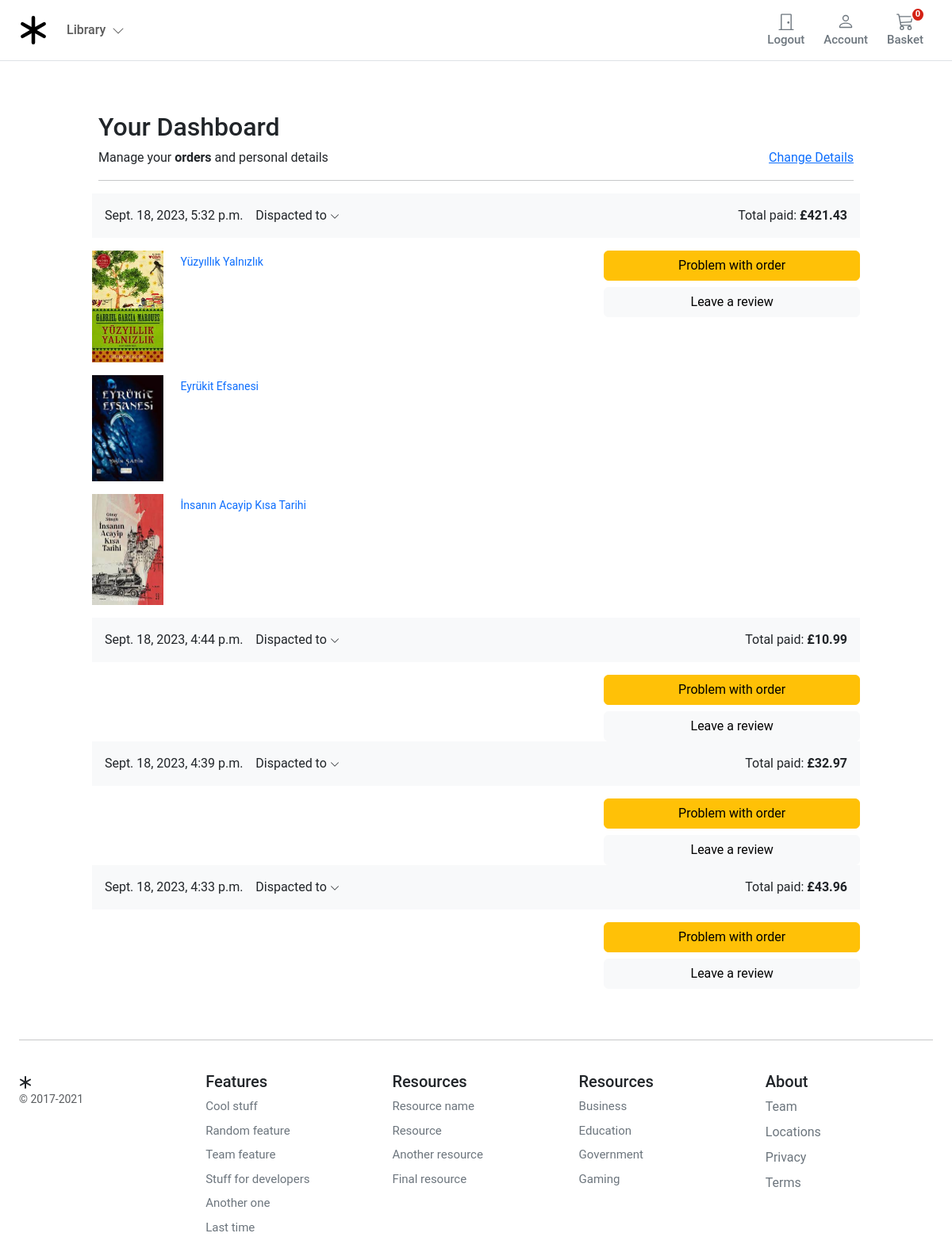
Page /account/dashboard/ (signed in) on the committed database.
### orders/models.py (models this page shows, shortened)
class Order(models.Model):
    user = models.ForeignKey(settings.AUTH_USER_MODEL, on_delete=models.CASCADE, related_name='order_user')
    full_name = models.CharField(max_length=50)
    address1 = models.CharField(max_length=250)
    address2 = models.CharField(max_length=250)
    city = models.CharField(max_length=100)
    phone = models.CharField(max_length=100)
    post_code = models.CharField(max_length=20)
    created = models.DateTimeField(auto_now_add=True)
    updated = models.DateTimeField(auto_now=True)
    total_paid = models.DecimalField(max_digits=5, decimal_places=2)
    order_key = models.CharField(max_length=200)
    billing_status = models.BooleanField(default=False)
    class Meta:
        ordering = ('-created',)

class OrderItem(models.Model):
    order = models.ForeignKey(Order,
                              related_name='items',
                              on_delete=models.CASCADE)
    product = models.ForeignKey(Product,
                                related_name='order_items',
                                on_delete=models.CASCADE)
    price = models.DecimalField(max_digits=5, decimal_places=2)
    quantity = models.PositiveIntegerField(default=1)

### store/models.py (models this page shows)
class Product(models.Model):
    category = models.ForeignKey(Category, related_name='product', on_delete=models.CASCADE)
    created_by = models.ForeignKey(settings.AUTH_USER_MODEL, on_delete=models.CASCADE, related_name='product_creator')
    title = models.CharField(max_length=255)
    author = models.CharField(max_length=255, default='admin')
    description = models.TextField(blank=True)
    image = models.ImageField(upload_to='images/', default='images/default.jpeg')
    slug = models.SlugField(max_length=255)
    price = models.DecimalField(max_digits=4, decimal_places=2)
    in_stock = models.BooleanField(default=True)
    is_active = models.BooleanField(default=True)
    created = models.DateTimeField(auto_now_add=True)
    updated = models.DateTimeField(auto_now=True)
    objects = models.Manager()
    products = ProductManager()
    class Meta:
        verbose_name_plural = 'Products'
        ordering = ('-created',)
    def get_absolute_url(self):
        return reverse('store:product_detail', args=[self.slug])
    def __str__(self):
        return self.title

### account/views.py (the view)
# urls.py: path('dashboard/', views.dashboard, name='dashboard'),
@login_required
def dashboard(request):
    orders = user_orders(request)
    return render(request,
                  'account/user/dashboard.html', {'orders': orders})

### basket/basket.py (called while the page is built)
    def __len__(self):
        return sum(item['qty'] for item in self.basket.values())

### basket/context_processors.py (called while the page is built)
def basket(request):
    return {'basket': Basket(request)}

### orders/views.py (called while the page is built)
def user_orders(request):
    user_id = request.user.id
    orders = Order.objects.filter(user_id=user_id).filter(billing_status=True)
    return orders

### store/models.py (called while the page is built)
    def get_absolute_url(self):
        return reverse('store:category_list', args=[self.slug])

### store/views.py (called while the page is built)
def categories(request):
    return {
        'categories': Category.objects.all()
    }

### templates/account/user/dashboard.html (shortened to what this page needs)
{% extends "../../store/base.html" %} {% load static %} {% block title %}Basket Summary{%endblock %} {% block content %}
<main class="pt-5">
  <div class="container" style="max-width: 1000px">
    <div class="col-12">
      <h1 class="h2">Your Dashboard</h1>
    </div>
    <div class="col-12 d-flex justify-content-between">
      <div>Manage your <b>orders</b> and personal details</div>
      <div><a href="{% url "account:edit_details" %}">Change Details</a></div>
    </div>
    <hr />
  </div>
  <div class="container" style="max-width: 1000px">
    {% for order in orders %}
    <div class="row g-3">
      <div class="col-12 bg-light p-3 d-flex justify-content-between">
        <div class="d-flex d-flex-inline">
          <div class="pe-3">{{ order.created }}</div>
          <div class="dropdown">
          <a class="text-reset text-decoration-none dropdown-toggle" href="#" role="link" id="dropdownLink" data-bs-toggle="dropdown" aria-expanded="false">
          Dispacted to
          <svg xmlns="http://www.w3.org/2000/svg" width="12" height="12" fill="currentColor" class="bi bi-chevron-down" viewBox="0 0 16 16">
            <path fill-rule="evenodd" d="M1.646 4.646a.5.5 0 0 1 .708 0L8 10.293l5.646-5.647a.5.5 0 0 1 .708.708l-6 6a.5.5 0 0 1-.708 0l-6-6a.5.5 0 0 1 0-.708z"/>
          </svg>
          </a>
          </div>
        </div>
        <div class="text-end">
          Total paid: <span class="fw-bold">£{{ order.total_paid }}</span>
        </div>
      </div>
      <div class="col-md-5 col-lg-4 order-md-last p-0 order-3">
        <div class="d-grid gap-2 ">
          <button class="btn btn-warning" type="button">Problem with order</button>
          <button class="btn btn-light" type="button">Leave a review</button>
        </div>
      </div>
      <div class="col-md-7 col-lg-8 p-0">
        {% for item in order.items.all %}
        <div class="card mb-3 border-0">
          <div class="row g-0">
            <div class="col-md-2 d-none d-md-block">
              <img class="img-fluid" style="width:90px" src="{{item.product.image.url}}" />
            </div>
            <div class="col-md-10">
              <div class="card-body p-1">
                <a class="text-decoration-none" href="{{ item.product.get_absolute_url }}">
                  <p class="card-text small">{{item.product|title}}</p>
                </a>
              </div>
            </div>
          </div>
        </div>
        {% endfor %}
      </div>
    </div>
    {% endfor %}
  </div>
</main>
{% endblock %}

### templates/store/base.html (shortened to what this page needs)
{% load static %}
<!DOCTYPE html>
<html>
<head>
    <link href="https://cdn.jsdelivr.net/npm/bootstrap@5.3.1/dist/css/bootstrap.min.css" rel="stylesheet">
    <link rel="stylesheet" href="{% static 'core/css/base.css' %}">
    <link rel="stylesheet" href="{% static 'basket/css/basket.css' %}">
</head>
<body>
    <header class="pb-3">
        <nav class="navbar navbar-expand-md navbar-light bg-white border-bottom">
            <div class="container-fluid px-md-4">
                <div class="d-flex w-100 navbar-collapse">
                    <a class="navbar-brand d-flex-inline" href="/">
                    </a>
                    <ul class="navbar-nav me-auto mb-2 mb-md-0">
                        <li class="nav-item dropdown">
                            <a class="nav-link dropdown-toggle d-none d-md-block fw500" href="#" id="navbarDropdown"
                                role="button" data-bs-toggle="dropdown" aria-expanded="false">
                                Library
                                <i class="ps-1"><svg xmlns="http://www.w3.org/2000/svg" width="16" height="16"
                                        fill="currentColor" class="bi bi-chevron-down" viewBox="0 0 16 16">
                                        <path fill-rule="evenodd"
                                            d="M1.646 4.646a.5.5 0 0 1 .708 0L8 10.293l5.646-5.647a.5.5 0 0 1 .708.708l-6 6a.5.5 0 0 1-.708 0l-6-6a.5.5 0 0 1 0-.708z" />
                                    </svg></i>
                            </a>
                        </li>
                    </ul>
                    {% if user.is_authenticated %}
                    <a type="button" role="button" href="{% url "account:logout" %}"
                        class="btn btn-outline-secondary border-0 basket-btn">
                        <div>
                            <svg xmlns="http://www.w3.org/2000/svg" width="22" height="22" fill="currentColor"
                                class="bi bi-door-closed" viewBox="0 0 16 16">
                                <path
                                    d="M3 2a1 1 0 0 1 1-1h8a1 1 0 0 1 1 1v13h1.5a.5.5 0 0 1 0 1h-13a.5.5 0 0 1 0-1H3V2zm1 13h8V2H4v13z" />
                                <path d="M9 9a1 1 0 1 0 2 0 1 1 0 0 0-2 0z" />
                            </svg>
                        </div>
                        <span class="fs15 fw500">Logout</span>
                    </a>
                    {% endif %}
                    <a type="button" role="button" href="{% url "account:dashboard" %}"
                        class="btn btn-outline-secondary border-0 basket-btn">
                        <div>
                        </div>
                        <span class="fs15 fw500">Account</span>
                    </a>
                    <a type="button" role="button" href="{% url "basket:basket_summary" %}"
                        class="btn btn-outline-secondary border-0 basket-btn">
                        {% with total_qty=basket|length %}
                        <div id="basket-qty" class="basket-qty">
                            {% if total_qty > 0 %}
                            {{ total_qty }}
                            {% else %}
                            0
                            {% endif %}
                        </div>
                        {% endwith %}
                        <div>
                        </div>
                        <span class="fs15 fw500">Basket</span>
                    </a>
                </div>
            </div>
        </nav>
    </header>
    <div id="content">{% block content %} {% endblock %}</div>
    <footer class="container py-5 footer">
        <hr>
        <div class="row pt-4">
            <div class="col-12 col-md">
                <small class="d-block mb-3 text-muted">&copy; 2017-2021</small>
            </div>
            <div class="col-6 col-md fs15">
                <h5>Features</h5>
                <ul class="list-unstyled">
                    <li><a class="link-secondary text-decoration-none" href="#">Cool stuff</a></li>
                    <li><a class="link-secondary text-decoration-none" href="#">Random feature</a></li>
                    <li><a class="link-secondary text-decoration-none" href="#">Team feature</a></li>
                    <li><a class="link-secondary text-decoration-none" href="#">Stuff for developers</a></li>
                    <li><a class="link-secondary text-decoration-none" href="#">Another one</a></li>
                    <li><a class="link-secondary text-decoration-none" href="#">Last time</a></li>
                </ul>
            </div>
            <div class="col-6 col-md fs15">
                <h5>Resources</h5>
                <ul class="list-unstyled">
                    <li><a class="link-secondary text-decoration-none" href="#">Resource name</a></li>
                    <li><a class="link-secondary text-decoration-none" href="#">Resource</a></li>
                    <li><a class="link-secondary text-decoration-none" href="#">Another resource</a></li>
                    <li><a class="link-secondary text-decoration-none" href="#">Final resource</a></li>
                </ul>
            </div>
            <div class="col-6 col-md fs15">
                <h5>Resources</h5>
                <ul class="list-unstyled">
                    <li><a class="link-secondary text-decoration-none" href="#">Business</a></li>
                    <li><a class="link-secondary text-decoration-none" href="#">Education</a></li>
                    <li><a class="link-secondary text-decoration-none" href="#">Government</a></li>
                    <li><a class="link-secondary text-decoration-none" href="#">Gaming</a></li>
                </ul>
            </div>
            <div class="col-6 col-md">
                <h5>About</h5>
                <ul class="list-unstyled">
                    <li><a class="link-secondary text-decoration-none" href="#">Team</a></li>
                    <li><a class="link-secondary text-decoration-none" href="#">Locations</a></li>
                    <li><a class="link-secondary text-decoration-none" href="#">Privacy</a></li>
                    <li><a class="link-secondary text-decoration-none" href="#">Terms</a></li>
                </ul>
            </div>
        </div>
    </footer>
</body>
</html>

### static/core/css/base.css (style rules this page uses)
@media (min-width: 1000px) { .container { max-width: 1000px; } }
@media (max-width: 1200px) { .container { max-width: 100%; padding:0 24px; } }
.dropdown-toggle::after { display: none; }
html, body, p, div { letter-spacing: -0.02px; font-family: 'Roboto', sans-serif; }
.fs15 { font-size: 0.9375rem; }
.fw500 { font-weight: 500; }
.footer > div > div > ul > li { padding-bottom:8px; }

### static/basket/basket.css (style rules this page uses)
.basket-qty { color: #fff; background: #d42114; border: 2px solid #fff; border-radius: 50%; text-align: center; font-size: 11px; height: 15px; width: 14px; position: absolute; box-sizing: content-box; font-weight: 600; display: flex; justify-content: center; align-items: center; top: 1px; right: 10px; }
.basket-btn { position: relative; }

### rows in the picture
Order: created "Sept. 18, 2023, 5:32 p.m.", total_paid "421.43"
OrderItem: product.image (picture), product "Yüzyıllık Yalnızlık"
OrderItem: product.image (picture), product "Eyrükit Efsanesi"
OrderItem: product.image (picture), product "İnsanın Acayip Kısa Tarihi"
Order: created "Sept. 18, 2023, 4:44 p.m.", total_paid "10.99"
Order: created "Sept. 18, 2023, 4:39 p.m.", total_paid "32.97"
Order: created "Sept. 18, 2023, 4:33 p.m.", total_paid "43.96"
